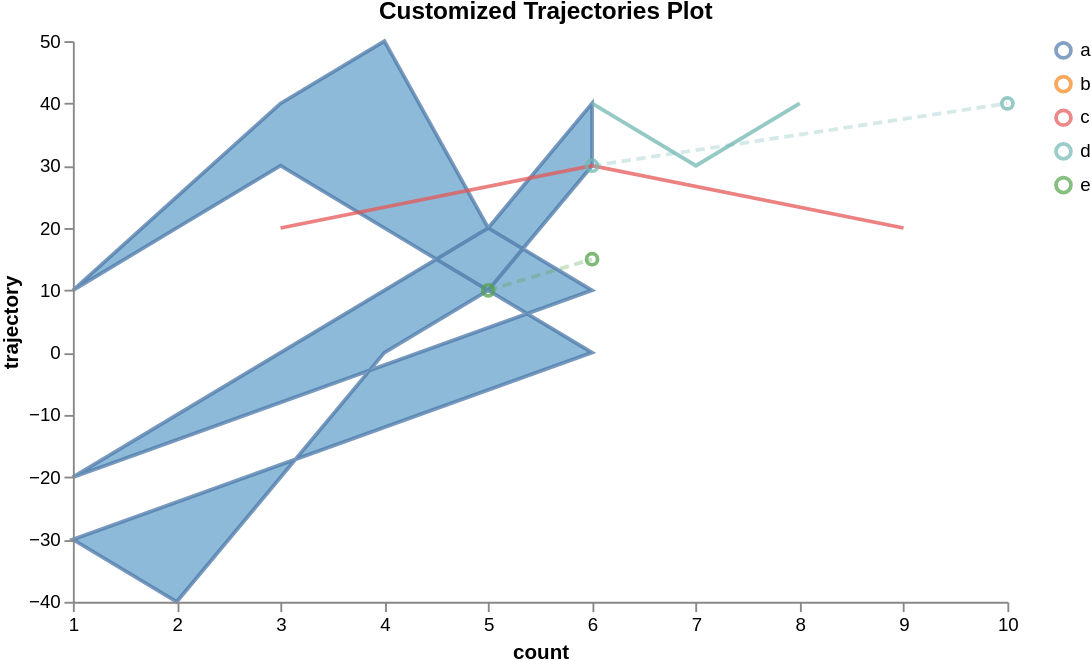

Here is the Vega-Lite specification saved for this chart:
### Vega specification from a JSON file in a GitHub repository (floating-point values rounded to 4 significant figures)
{"$schema": "https://vega.github.io/schema/vega/v5.json", "width": 500, "height": 300, "scales": [{"name": "xscale", "type": "linear", "range": "width", "zero": false, "domain": {"fields": [{"data": "distributions", "field": "timepoint"}, {"data": "traces", "field": "timepoint"}, {"data": "points", "field": "timepoint"}]}}, {"name": "yscale", "type": "linear", "range": "height", "nice": true, "zero": true, "domain": {"fields": [{"data": "distributions", "field": "lower"}, {"data": "distributions", "field": "upper"}, {"data": "traces", "field": "value"}, {"data": "points", "field": "value"}]}}, {"name": "markerscale_v", "type": "ordinal", "domain": {"data": "markers_v", "field": "label"}, "range": {"data": "markers_v", "field": "new_color"}}, {"name": "markerscale_h", "type": "ordinal", "domain": {"data": "markers_h", "field": "label"}, "range": {"data": "markers_h", "field": "new_color"}}, {"name": "fillScale", "type": "ordinal", "domain": {"fields": [{"data": "distributions", "field": "trajectory"}, {"data": "traces", "field": "trajectory"}, {"data": "points", "field": "trajectory"}]}, "range": ["#1f77b4", "#ff7f0e", "#2ca02c"]}, {"name": "color", "type": "ordinal", "range": "category", "domain": {"fields": [{"data": "distributions", "field": "trajectory"}, {"data": "traces", "field": "trajectory"}, {"data": "points", "field": "trajectory"}], "sort": {"order": "ascending"}}}, {"name": "lineStyle", "type": "ordinal", "domain": ["dashed", "solid"], "range": [[5, 5], []]}, {"name": "trajectoryOrder", "type": "ordinal"}], "axes": [{"orient": "bottom", "scale": "xscale", "zindex": 100, "title": {"signal": "data('axis_labels')[0].xaxis_label"}}, {"orient": "left", "scale": "yscale", "zindex": 100, "title": {"signal": "data('axis_labels')[0].yaxis_label"}}], "signals": [{"name": "clear", "value": true, "on": [{"events": "mouseup[!event.item]", "update": "true", "force": true}]}, {"name": "shift", "value": false, "on": [{"events": "@legendSymbol:click, @legendLabel:click", "update": "event.shiftKey", "force": true}]}, {"name": "clicked", "value": null, "on": [{"events": "@legendSymbol:click, @legendLabel:click", "update": "{value: datum.value}", "force": true}]}, {"name": "clearData", "value": true, "on": [{"events": "mouseup[!event.item]", "update": "true", "force": true}]}, {"name": "clickedData", "value": null, "on": [{"events": "@area:click", "update": "{value: datum.trajectory}", "force": true}]}, {"name": "logLegendClick", "value": null, "on": [{"events": "@legendSymbol:click, @legendLabel:click", "update": "{datum: datum}", "force": true}]}, {"description": "Active datapoint", "name": "activated_datapoint", "value": null, "on": [{"events": "symbol:mouseover", "update": "item()"}, {"events": "symbol:mouseout", "update": "null"}]}, {"name": "logAreaClick", "value": null, "on": [{"events": "@area:click", "update": "{datum: datum}", "force": true}]}], "config": {"logLevel": "warn"}, "legends": [{"name": "color_legend", "stroke": "color", "encode": {"symbols": {"name": "legendSymbol", "interactive": true, "update": {"fill": {"value": "transparent"}, "strokeWidth": {"value": 2}, "opacity": [{"test": "!length(data('selected')) || indata('selected', 'value', datum.value) || indata('selectedData', 'value', datum.value)", "value": 0.7}, {"value": 0.15}], "size": {"value": 64}}}, "labels": {"name": "legendLabel", "interactive": true, "update": {"opacity": [{"test": "!length(data('selectedData')) || indata('selectedData', 'value', datum.value)", "value": 1}, {"value": 0.25}]}}}}, {"name": "marker_color_legend_v", "fill": "markerscale_v", "encode": {"symbols": {"name": "markerLegendSymbol_v", "interactive": true, "update": {"size": {"value": 100}, "shape": {"value": "square"}, "stroke": {"value": "transparent"}, "opacity": {"value": 1}}}, "labels": {"name": "markerLegendLabel", "interactive": true, "update": {"text": {"field": "label"}, "fill": {"value": "black"}, "opacity": {"value": 1}}}}}, {"name": "marker_color_legend_h", "fill": "markerscale_h", "encode": {"symbols": {"name": "markerLegendSymbol_h", "interactive": true, "update": {"size": {"value": 100}, "shape": {"value": "square"}, "stroke": {"value": "transparent"}, "opacity": {"value": 1}}}, "labels": {"name": "markerLegendLabel", "interactive": true, "update": {"text": {"field": "label"}, "fill": {"value": "black"}, "opacity": {"value": 1}}}}}], "marks": [{"type": "group", "zindex": 3, "name": "_points", "from": {"facet": {"name": "points_split", "data": "points", "groupby": "trajectory"}}, "marks": [{"type": "symbol", "name": "_points_symbol", "from": {"data": "points_split"}, "zindex": 3, "encode": {"update": {"x": {"scale": "xscale", "field": "timepoint"}, "y": {"scale": "yscale", "field": "value"}, "size": {"value": 35}, "strokeWidth": {"value": 2}, "stroke": {"scale": "color", "field": "trajectory"}, "fillOpacity": [{"test": "!length(data('selected')) || indata('selected', 'value', datum.trajectory)", "value": 0.5}, {"value": 0.15}], "strokeOpacity": [{"test": "!length(data('selected')) || indata('selected', 'value', datum.trajectory)", "value": 0.75}, {"value": 0.15}], "tooltip": {"field": "value"}}, "hover": {"fillOpacity": {"value": 0.9}}}}, {"type": "line", "name": "_points_line", "from": {"data": "points_split"}, "zindex": 3, "encode": {"update": {"x": {"scale": "xscale", "field": "timepoint"}, "y": {"scale": "yscale", "field": "value"}, "strokeWidth": {"value": 2}, "stroke": {"scale": "color", "field": "trajectory"}, "interpolate": {"value": "linear"}, "strokeDash": {"value": [5, 3]}, "strokeOpacity": [{"test": "!length(data('selected')) || indata('selected', 'value', datum.trajectory)", "value": 0.3}, {"value": 0.1}]}, "hover": {"fillOpacity": {"value": 0.9}}}}]}, {"type": "group", "zindex": 2, "name": "_traces", "from": {"facet": {"name": "traces_split", "data": "traces", "groupby": "trajectory"}}, "marks": [{"type": "line", "name": "_traces_lines", "from": {"data": "traces_split"}, "encode": {"update": {"x": {"scale": "xscale", "field": "timepoint"}, "y": {"scale": "yscale", "field": "value"}, "strokeWidth": {"value": 2}, "stroke": {"scale": "color", "field": "trajectory"}, "interpolate": {"value": "linear"}, "strokeOpacity": [{"test": "!length(data('selected')) || indata('selected', 'value', datum.trajectory)", "value": 0.75}, {"value": 0.15}]}, "hover": {"fillOpacity": {"value": 0.9}}}}]}, {"type": "group", "name": "_distributions", "zindex": 1, "from": {"facet": {"name": "trajectory_split", "data": "distributions", "groupby": "trajectory_order"}}, "sort": {"field": "datum.trajectory_order", "order": "ascending"}, "marks": [{"type": "area", "name": "area", "interactive": true, "from": {"data": "trajectory_split"}, "encode": {"update": {"x": {"scale": "xscale", "field": "timepoint"}, "y": {"scale": "yscale", "field": "upper"}, "y2": {"scale": "yscale", "field": "lower"}, "interpolate": {"value": "linear"}, "strokeWidth": {"value": 2}, "fill": {"scale": "fillScale", "field": "trajectory"}, "stroke": {"scale": "color", "field": "trajectory"}, "fillOpacity": [{"test": "!length(data('selected')) || indata('selected', 'value', datum.trajectory)", "value": 0.5}, {"value": 0.15}], "strokeOpacity": [{"test": "!length(data('selected')) || indata('selected', 'value', datum.trajectory)", "value": 0.75}, {"value": 0.15}]}, "hover": {"fillOpacity": {"value": 0.9}}}}]}, {"type": "group", "name": "_markers_v", "marks": [{"type": "rule", "name": "_marker_v text", "from": {"data": "markers_v"}, "encode": {"enter": {"stroke": {"scale": "markerscale_v", "field": "label"}, "strokeDash": {"scale": "lineStyle", "field": "type"}}, "update": {"x": {"scale": "xscale", "field": "axis_value"}, "y2": {"value": 0}, "y": {"signal": "height"}, "opacity": {"value": 1}}}}]}, {"type": "group", "name": "_markers_h", "marks": [{"type": "rule", "name": "_marker_h text", "from": {"data": "markers_h"}, "encode": {"enter": {"stroke": {"scale": "markerscale_h", "field": "label"}, "strokeDash": {"scale": "lineStyle", "field": "type"}}, "update": {"y": {"scale": "yscale", "field": "axis_value"}, "x2": {"value": 0}, "x": {"signal": "width"}, "opacity": {"value": 1}}}}]}], "data": [{"name": "distributions", "values": [{"timepoint": 1, "upper": 10, "lower": 10, "trajectory": "a"}, {"timepoint": 2, "upper": 20, "lower": 25, "trajectory": "a"}, {"timepoint": 4, "upper": 20, "lower": 50, "trajectory": "a"}, {"timepoint": 6, "upper": 0, "lower": 10, "trajectory": "a"}, {"timepoint": 1, "upper": -30, "lower": -20, "trajectory": "b"}, {"timepoint": 5, "upper": 10, "lower": 20, "trajectory": "a"}, {"timepoint": 2, "upper": -40, "lower": -10, "trajectory": "b"}, {"timepoint": 3, "upper": -20, "lower": 0, "trajectory": "b"}, {"timepoint": 3, "upper": 30, "lower": 40, "trajectory": "a"}, {"timepoint": 5, "upper": 10, "lower": 20, "trajectory": "b"}, {"timepoint": 4, "upper": 0, "lower": 10, "trajectory": "b"}, {"timepoint": 6, "upper": 30, "lower": 40, "trajectory": "b"}], "transform": [{"type": "collect", "sort": {"field": ["trajectory", "timepoint"]}}, {"type": "formula", "expr": "scale('trajectoryOrder', datum.trajectory)", "as": "trajectory_order"}]}, {"name": "traces", "values": [{"timepoint": 6, "value": 30, "trajectory": "c"}, {"timepoint": 9, "value": 20, "trajectory": "c"}, {"timepoint": 3, "value": 20, "trajectory": "c"}, {"timepoint": 7, "value": 30, "trajectory": "d"}, {"timepoint": 6, "value": 40, "trajectory": "d"}, {"timepoint": 8, "value": 40, "trajectory": "d"}], "transform": [{"type": "filter", "expr": "isValid(datum.value)"}, {"type": "collect", "sort": {"field": ["trajectory", "timepoint"]}}]}, {"name": "points", "values": [{"timepoint": 6, "value": 30, "trajectory": "d"}, {"timepoint": 10, "value": 40, "trajectory": "d"}, {"timepoint": 5, "value": 10, "trajectory": "e"}, {"timepoint": 6, "value": 15, "trajectory": "e"}]}, {"name": "markers_v", "values": [{"axis_value": 3, "label": "", "new_color": "", "type": ""}]}, {"name": "markers_h", "values": [{"axis_value": 3, "label": "", "new_color": "", "type": ""}]}, {"name": "axis_labels", "values": [{"xaxis_label": "count", "yaxis_label": "trajectory"}]}, {"name": "selected", "on": [{"trigger": "clear", "remove": true}, {"trigger": "!shift", "remove": true}, {"trigger": "!shift && clicked", "insert": "clicked"}, {"trigger": "shift && clicked", "toggle": "clicked"}]}, {"name": "selectedData", "on": [{"trigger": "clearData", "remove": true}, {"trigger": "clickedData", "toggle": "clickedData"}]}], "title": "Customized Trajectories Plot"}
